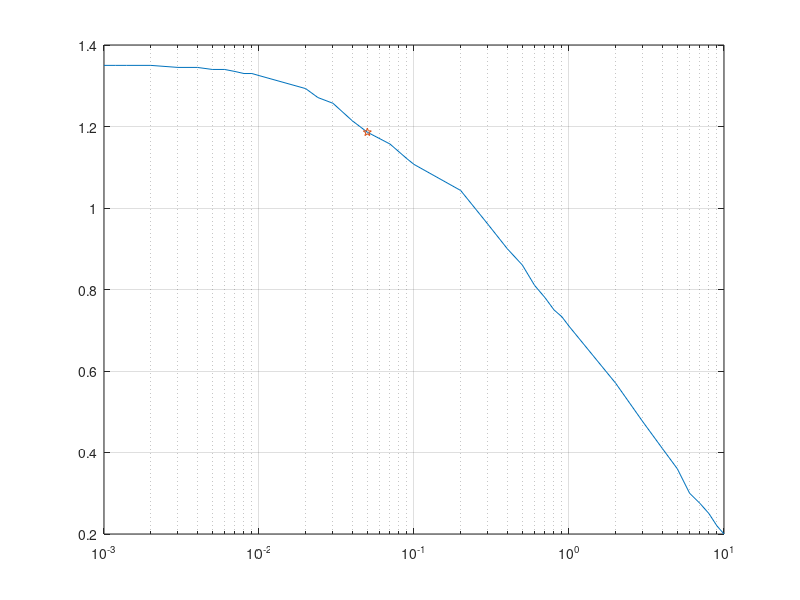

Reproduce this figure in MATLAB.
%Drogue Max

x1d = [0.001;0.00119;0.0014;0.002;0.003;0.004;0.005;0.006;0.007;0.008;0.009;0.01];
y1d = [1.35;1.35;1.35;1.35;1.345;1.345;1.34;1.34;1.335;1.33;1.33;1.325];

x2d = [0.02;0.024;0.03;0.04;0.05;0.07;0.09;0.1];
y2d = [1.293;1.271;1.257;1.214;1.186;1.157;1.121;1.107];

x3d = [0.2;0.3;0.4;0.5;0.6;0.7;0.8;0.9];
y3d = [1.043;0.96;0.9;0.86;0.81;0.78;0.75;0.733];

x4d = [1;2;3;4;5;6;7;8;9;10];
y4d = [0.71;0.57;0.475;0.41;0.36;0.3;0.275;0.25;0.22;0.2];

%%%

xd = [0.001;0.00119;0.0014;0.002;0.003;0.004;0.005;0.006;0.007;0.008;0.009;0.01;0.02;0.024;0.03;0.04;0.05;0.07;0.09;0.1;0.2;0.3;0.4;0.5;0.6;0.7;0.8;0.9;1;2;3;4;5;6;7;8;9;10];
yd = [1.35;1.35;1.35;1.35;1.345;1.345;1.34;1.34;1.335;1.33;1.33;1.325;1.293;1.271;1.257;1.214;1.186;1.157;1.121;1.107;1.043;0.96;0.9;0.86;0.81;0.78;0.75;0.733;0.71;0.57;0.475;0.41;0.36;0.3;0.275;0.25;0.22;0.2];


Rm = 0.05 %input
Cx = interp1(log(xd),yd,log(Rm));

figure
semilogx(xd,yd)
hold on
plot(Rm,Cx,'p')
hold off
grid

Cx %Output

